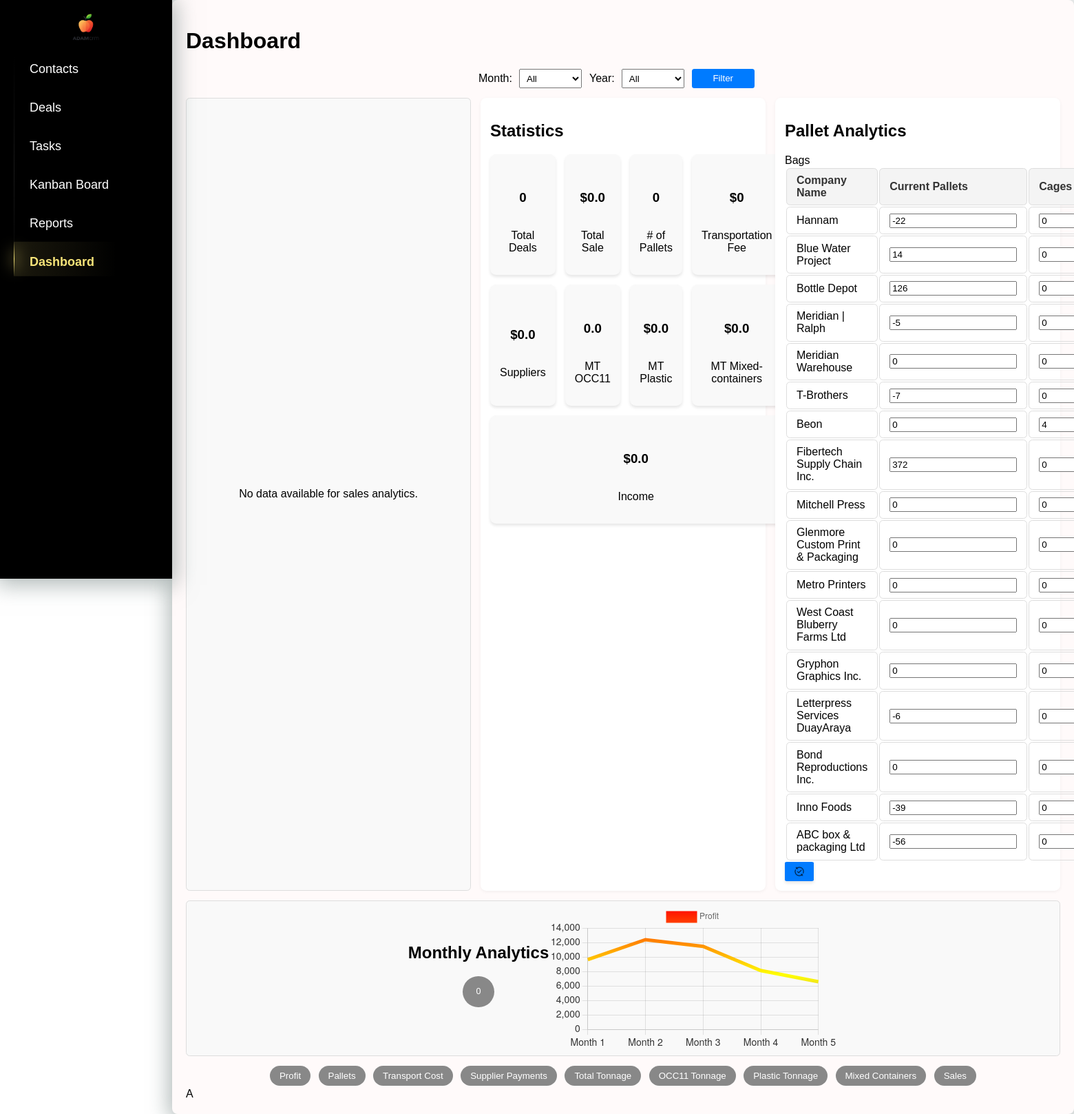
Page /sales_analytics/ on the committed database.
### crm/models.py (models this page shows, shortened)
class CompanyPallets(models.Model):
    company_name = models.ForeignKey(Company,on_delete=models.CASCADE, related_name='pallets')
    pallets_count = models.IntegerField(default=0)
    cages_count = models.IntegerField(default=0)
    bags_count = models.IntegerField(default=0)

class Company(models.Model):
    name = models.CharField(max_length=200, unique=True)
    unique_number = models.CharField(max_length=255, unique=True, blank=True, null=True)
    pickup_requested = models.BooleanField(default=False)

### crm/views.py (the view, shortened to what this page needs)
# urls.py: path("sales_analytics/", views.sales_analytics, name="sales_analytics"),
def sales_analytics(request):
    from django.db.models import Sum, Q
    from django.db.models.functions import ExtractMonth, ExtractYear
    from django.http import JsonResponse, HttpResponseRedirect
    from datetime import datetime
    now = datetime.now()
    current_month = now.month
    current_year = now.year
    month = request.GET.get('month', str(current_month).zfill(2))  # По умолчанию текущий месяц
    year = request.GET.get('year', str(current_year))               # По умолчанию текущий год
    deals_year = Deals.objects.filter(date__year=int(year))
    monthly_data = deals_year.values(month=ExtractMonth('date')).annotate(
        total_income=Sum('total_income_loss'),
        total_pallets=Sum('shipped_pallets'),
        transport_cost=Sum('transport_cost'),
        supplier_total=Sum('supplier_total'),
        total_tonnage=Sum('received_quantity'),
        occ11_tonnage=Sum('received_quantity', filter=Q(grade="OCC11") | Q(grade="OCC 11") | Q(grade="Loose OCC") | Q(
            grade="OCC 11 Bale String") | Q(
            grade="Printers Offcuts") | Q(grade="Stock Rolls")),
        plastic_tonnage=Sum('received_quantity', filter=Q(grade="Flexible Plastic")),
            mixed_tonnage=Sum('received_quantity', filter=Q(grade="Mixed Container")),
            total_sales=Sum('total_amount')
        ).order_by('month')
    chart_data = {
        'months': [entry['month'] for entry in monthly_data],
        'profit': [float(entry["total_income"] or 0) for entry in monthly_data],
        'pallets': [float(entry['total_pallets'] or 0) for entry in monthly_data],
        'hauler': [float(entry['transport_cost'] or 0) for entry in monthly_data],
        'suppliers': [float(entry["supplier_total"] or 0) for entry in monthly_data],
        'total_tonnage': [float(entry["total_tonnage"] or 0) for entry in monthly_data],
        'occ11_tonnage': [float(entry["occ11_tonnage"] or 0) for entry in monthly_data],
        'plastic_tonnage': [float(entry["plastic_tonnage"] or 0) for entry in monthly_data],
        'mixed_tonnage': [float(entry["mixed_tonnage"] or 0) for entry in monthly_data],
        'sales': [float(entry["total_sales"] or 0) for entry in monthly_data]
    }
    if request.headers.get('X-Requested-With') == 'XMLHttpRequest':
        return JsonResponse(chart_data)
    deals_details = Deals.objects.all()
    if month and year:
        deals_details = deals_details.filter(date__month=int(month), date__year=int(year))
    elif month:
        deals_details = deals_details.filter(date__month=int(month))
    elif year:
        deals_details = deals_details.filter(date__year=int(year))
    suppliers_income = deals_details.values('supplier').annotate(total_income_loss=Sum('total_income_loss'))
    suppliers_income_dict = {
        contact.company.name: float(entry['total_income_loss'] or 0)
        for entry in suppliers_income
        for contact in Contact.objects.filter(company__id=entry['supplier'])
    }
    occ11_filter = Q(grade__iexact="OCC11") | Q(grade__iexact="OCC 11") | Q(grade__iexact="Loose OCC") | \
                   Q(grade__iexact="OCC 11 Bale String") | Q(grade__iexact="Printers Offcuts") | Q(
        grade__iexact="Stock Rolls")
    total_deals = deals_details.count()
    total_sale = deals_details.aggregate(Sum('total_amount'))['total_amount__sum'] or 0
    total_pallets = deals_details.aggregate(Sum('shipped_pallets'))['shipped_pallets__sum'] or 0
    transportation_fee = deals_details.aggregate(Sum('transport_cost'))['transport_cost__sum'] or 0
    suppliers_total = deals_details.aggregate(Sum('supplier_total'))['supplier_total__sum'] or 0
    mt_occ11 = deals_details.filter(occ11_filter).aggregate(Sum('received_quantity'))['received_quantity__sum'] or 0
    mt_plastic = deals_details.filter(grade="Flexible Plastic").aggregate(Sum('received_quantity'))['received_quantity__sum'] or 0
    mt_mixed_containers = deals_details.filter(grade="Mixed Container").aggregate(Sum('received_quantity'))['received_quantity__sum'] or 0
    income = deals_details.aggregate(Sum('total_income_loss'))['total_income_loss__sum'] or 0
    company_pallets = CompanyPallets.objects.select_related('company_name')
    years = Deals.objects.annotate(year=ExtractYear('date')).values_list('year', flat=True).distinct()
    months = range(1, 13)
    context = {
        'chart_data': chart_data,
        'year': year,
        'suppliers_income': suppliers_income_dict,
        'total_deals': total_deals,
        'total_sale': total_sale,
        'total_pallets': total_pallets,
        'transportation_fee': transportation_fee,
        'suppliers_total': suppliers_total,
        'mt_occ11': mt_occ11,
        'mt_plastic': mt_plastic,
        'mt_mixed_containers': mt_mixed_containers,
        'income': income,
        'company_pallets': company_pallets,
        'month': month,
        'years': sorted(years),
        'months': months,
    }
    return render(request, 'crm/sales_analytics.html', context)

### crm/templatetags/custom_filters.py (called while the page is built)
@register.filter(name='get_month_name')
def get_month_name(value):
    try:
        return calendar.month_name[int(value)]
    except (ValueError, IndexError):
        return value

### crm/templates/crm/sales_analytics.html (shortened to what this page needs)
{% extends 'crm/index.html' %}
{% block content %}
{% load static %}
{% load custom_filters %}
<link rel="stylesheet" href="{% static 'crm/styles.css' %}">
<link rel="stylesheet" href="{% static 'crm/sales_analytics.css' %}">
<h1>Dashboard</h1>
<form method="get" action="{% url 'sales_analytics' %}" class="filter-form">
    <label for="month">Month:</label>
    <select name="month" id="month">
        <option value="" {% if not month %}selected{% endif %}>All</option>
    </select>
    <label for="year">Year:</label>
    <select name="year" id="year">
        <option value="" {% if not year %}selected{% endif %}>All</option>
    </select>
    <button type="submit">Filter</button>
</form>
<div class="analytics-container">
    <div class="chart-container">
        {% if suppliers_income %}
            <canvas id="salesChart" width="200" height="100"></canvas>
        {% else %}
            <p>No data available for sales analytics.</p>
        {% endif %}
    </div>
    <div class="block stats-block">
      <h2>Statistics</h2>
      <div class="tiles-container">
        <div class="tile">
          <div class="icon"></div>
          <h3>{{ total_deals }}</h3>
          <p>Total Deals</p>
        </div>
        <div class="tile">
          <div class="icon"></div>
          <h3>${{ total_sale|floatformat:1 }}</h3>
          <p>Total Sale</p>
        </div>
        <div class="tile">
          <div class="icon"></div>
          <h3>{{ total_pallets }}</h3>
          <p># of Pallets</p>
        </div>
        <div class="tile">
          <div class="icon"></div>
          <h3>${{ transportation_fee }}</h3>
          <p>Transportation Fee</p>
        </div>
        <div class="tile">
          <div class="icon"></div>
          <h3>${{ suppliers_total|floatformat:1 }}</h3>
          <p>Suppliers</p>
        </div>
        <div class="tile">
          <div class="icon"></div>
          <h3>{{ mt_occ11|floatformat:1 }}</h3>
          <p>MT OCC11</p>
        </div>
        <div class="tile">
          <div class="icon"></div>
          <h3>${{ mt_plastic|floatformat:1 }}</h3>
          <p>MT Plastic</p>
        </div>
        <div class="tile">
          <div class="icon"></div>
          <h3>${{ mt_mixed_containers|floatformat:1 }}</h3>
          <p>MT Mixed-containers</p>
        </div>
        <div class="tile tile-income">
          <div class="icon"></div>
          <h3>${{ income|floatformat:1 }}</h3>
          <p>Income</p>
        </div>
      </div>
    </div>
    <div class="block">
        <h2>Pallet Analytics</h2>
        <form method="POST">
            <table>
                <thead>
                    <tr>
                        <th>Company Name</th>
                        <th>Current Pallets</th>
                        <th>Cages</th>
                        <tn>Bags</tn>
                    </tr>
                </thead>
                <tbody>
                    {% for pallet in company_pallets %}
                        <tr>
                            <td>{{ pallet.company_name.name }}</td>
                            <td>
                                <input type="number" name="pallets_{{ pallet.id }}" value="{{ pallet.pallets_count }}" min="0">
                            </td>
                            <td>
                                <input type="number" name="cages_{{ pallet.id }}" value="{{ pallet.cages_count }}" min="0">
                            </td>
                        </tr>
                    {% endfor %}
                </tbody>
            </table>
            <button type="submit" name="update_pallets" class="upt-btn">
                <img src="{% static 'crm/images/icons/update.png' %}" alt="Update">
            </button>
        </form>
    </div>
</div>
<div class="chart-container">
    <div class="monthly-header">
        <h2>Monthly Analytics</h2>
        <div id="currentMetricDisplay" class="current-metric">0</div>
    </div>
    <canvas id="monthlyWormChart" width="200" height="100"></canvas>
</div>
<div class="chart-buttons">
    <button class="profit" onclick="updateMonthlyChart('profit')">Profit</button>
    <button class="pallets" onclick="updateMonthlyChart('pallets')">Pallets</button>
    <button class="hauler" onclick="updateMonthlyChart('hauler')">Transport Cost</button>
    <button class="suppliers" onclick="updateMonthlyChart('suppliers')">Supplier Payments</button>
    <button class="total_tonnage" onclick="updateMonthlyChart('total_tonnage')">Total Tonnage</button>
    <button class="occ11_tonnage" onclick="updateMonthlyChart('occ11_tonnage')">OCC11 Tonnage</button>
    <button class="plastic_tonnage" onclick="updateMonthlyChart('plastic_tonnage')">Plastic Tonnage</button>
    <button class="mixed_tonnage" onclick="updateMonthlyChart('mixed_tonnage')">Mixed Containers</button>
    <button class="sales" onclick="updateMonthlyChart('sales')">Sales</button>
</div>
<script>
    window.suppliersIncome = {{ suppliers_income|safe }};
    window.chartData = {{ chart_data|safe }};
</script>А
{% endblock %}

### crm/static/crm/index.css (style rules this page uses)
:root { --primary-bg: #FFFAFA; --secondary-bg: #FFFAFA; --highlight: #8AAAA5; --accent: #CABD9A; --dark-accent: #A5956D; --shadow-color: rgba(124, 138, 137, 0.6); }
body { margin: 0; font-family: Arial, sans-serif; background-color: white; }

### crm/static/crm/styles.css (style rules this page uses)
.icon { width: 20px; height: 20px; margin: 0; display: block; object-fit: contain; }

### crm/static/crm/sales_analytics.css (style rules this page uses)
.analytics-container { display: grid; grid-template-columns: repeat(auto-fit, minmax(210px, 1fr)); gap: 14px; margin: 14px auto; }
.block { padding: 14px; background-color: #ffffff; border-radius: 8.4px; box-shadow: 0 1.4px 5.6px rgba(0, 0, 0, 0.05); min-height: 175px; }
.chart-container { padding: 7px; border: 1px solid #ddd; border-radius: 5.6px; background: #f9f9f9; display: flex; justify-content: center; align-items: center; min-height: 175px; }
.tiles-container { display: grid; grid-template-columns: repeat(4, 1fr); gap: 14px; max-width: 560px; margin: 14px auto; }
.tile { background-color: #f9f9f9; border-radius: 8.4px; box-shadow: 0 2.8px 4.2px rgba(0, 0, 0, 0.1); padding: 14px; text-align: center; display: flex; flex-direction: column; justify-content: center; align-items: center; transition: transform 0.3s ease, box-shadow 0.3s ease; }
.tile-income { grid-column: span 4; }
table { width: 100%; border-collapse: separate; border-spacing: 2.8px; }
table th, table td { padding: 8.4px 14px; border: 1px solid #ddd; border-radius: 5.6px; text-align: left; font-family: Arial, sans-serif; }
table th { background-color: #f4f4f4; color: #333; font-weight: bold; border-radius: 5.6px; }
.current-metric { display: inline-block; width: 45.5px; height: 45.5px; border-radius: 50%; background-color: #888; color: #fff; text-align: center; line-height: 45.5px; font-size: 12.6px; margin: 0 auto 14px; }
.filter-form { margin-bottom: 14px; display: flex; gap: 10.5px; max-width: 420px; margin-left: auto; margin-right: auto; justify-content: flex-start; align-items: center; }
.filter-form select, .filter-form button { width: 91px; height: 28px; padding: 5.6px; }
.filter-form button { background-color: #007BFF; color: white; border: none; border-radius: 3.5px; cursor: pointer; }
.monthly-header { text-align: center; margin-bottom: 14px; }
#monthlyChart, #monthlyWormChart { width: 100%; max-width: 420px; height: auto; }
.chart-buttons { text-align: center; margin-top: 10.5px; }
.chart-buttons button { border: none; border-radius: 35px; padding: 7px 14px; background-color: #888; color: #fff; cursor: pointer; transition: all 0.3s ease; margin: 3.5px; }
.upt-btn { display: flex; align-items: center; justify-content: center; width: 42px; height: 28px; background-color: #007BFF; border: none; border-radius: 7%; cursor: pointer; transition: background-color 0.3s ease, transform 0.2s ease; box-shadow: 0 2.8px 4.2px rgba(0, 0, 0, 0.1); padding: 0; overflow: hidden; }
.upt-btn img { width: 14px; height: 14px; pointer-events: none; object-fit: cover; }

### rows in the picture
CompanyPallets: company_name.name "Hannam", pallets_count "-22", cages_count "0"
CompanyPallets: company_name.name "Blue Water Project", pallets_count "14", cages_count "0"
CompanyPallets: company_name.name "Bottle Depot", pallets_count "126", cages_count "0"
CompanyPallets: company_name.name "Meridian | Ralph", pallets_count "-5", cages_count "0"
CompanyPallets: company_name.name "Meridian Warehouse", pallets_count "0", cages_count "0"
CompanyPallets: company_name.name "T-Brothers", pallets_count "-7", cages_count "0"
CompanyPallets: company_name.name "Beon", pallets_count "0", cages_count "4"
CompanyPallets: company_name.name "Fibertech Supply Chain Inc.", pallets_count "372", cages_count "0"
CompanyPallets: company_name.name "Mitchell Press", pallets_count "0", cages_count "0"
CompanyPallets: company_name.name "Glenmore Custom Print & Packaging", pallets_count "0", cages_count "0"
CompanyPallets: company_name.name "Metro Printers", pallets_count "0", cages_count "0"
CompanyPallets: company_name.name "West Coast Bluberry Farms Ltd", pallets_count "0", cages_count "0"
CompanyPallets: company_name.name "Gryphon Graphics Inc.", pallets_count "0", cages_count "0"
CompanyPallets: company_name.name "Letterpress Services DuayAraya", pallets_count "-6", cages_count "0"
CompanyPallets: company_name.name "Bond Reproductions Inc.", pallets_count "0", cages_count "0"
CompanyPallets: company_name.name "Inno Foods", pallets_count "-39", cages_count "0"
CompanyPallets: company_name.name "ABC box & packaging Ltd", pallets_count "-56", cages_count "0"

### other values in the picture
{{ total_deals }} "0"
{{ total_sale|floatformat:1 }} "0.0"
{{ total_pallets }} "0"
{{ transportation_fee }} "0"
{{ suppliers_total|floatformat:1 }} "0.0"
{{ mt_occ11|floatformat:1 }} "0.0"
{{ mt_plastic|floatformat:1 }} "0.0"
{{ mt_mixed_containers|floatformat:1 }} "0.0"
{{ income|floatformat:1 }} "0.0"
